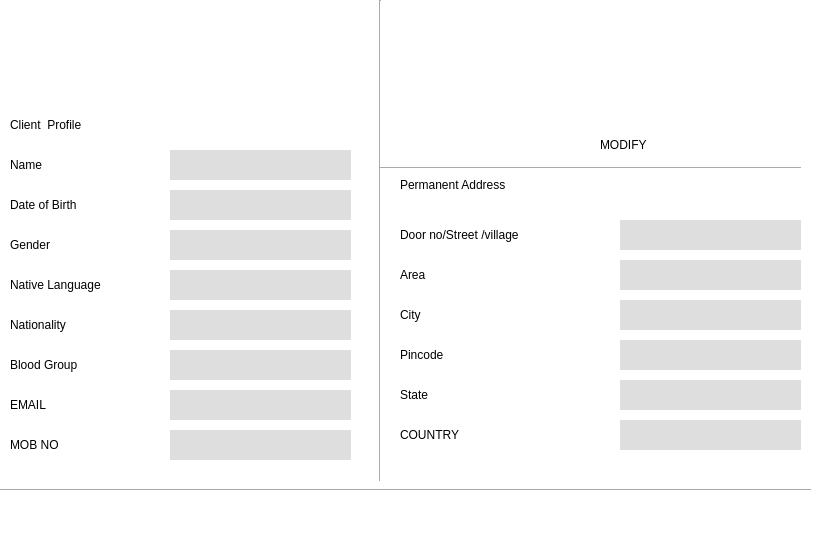
<?xml version="1.0" encoding="UTF-8"?>
<ui version="4.0">
 <class>MainWindow</class>
 <widget class="QMainWindow" name="MainWindow">
  <property name="geometry">
   <rect>
    <x>0</x>
    <y>0</y>
    <width>830</width>
    <height>533</height>
   </rect>
  </property>
  <property name="windowTitle">
   <string>CIDAS</string>
  </property>
  <property name="styleSheet">
   <string notr="true">background-color: rgb(255, 255, 255);</string>
  </property>
  <widget class="QWidget" name="centralwidget">
   <widget class="QLabel" name="label">
    <property name="geometry">
     <rect>
      <x>10</x>
      <y>150</y>
      <width>81</width>
      <height>30</height>
     </rect>
    </property>
    <property name="styleSheet">
     <string notr="true">font: 16pt &quot;Segoe UI Emoji&quot;;</string>
    </property>
    <property name="text">
     <string>Name</string>
    </property>
   </widget>
   <widget class="QLabel" name="label_3">
    <property name="geometry">
     <rect>
      <x>10</x>
      <y>230</y>
      <width>171</width>
      <height>30</height>
     </rect>
    </property>
    <property name="styleSheet">
     <string notr="true">font: 16pt &quot;Segoe UI Emoji&quot;;</string>
    </property>
    <property name="text">
     <string>Gender</string>
    </property>
   </widget>
   <widget class="QLabel" name="label_4">
    <property name="geometry">
     <rect>
      <x>10</x>
      <y>270</y>
      <width>171</width>
      <height>30</height>
     </rect>
    </property>
    <property name="styleSheet">
     <string notr="true">font: 16pt &quot;Segoe UI Emoji&quot;;</string>
    </property>
    <property name="text">
     <string>Native Language</string>
    </property>
   </widget>
   <widget class="QLabel" name="label_2">
    <property name="geometry">
     <rect>
      <x>10</x>
      <y>190</y>
      <width>161</width>
      <height>30</height>
     </rect>
    </property>
    <property name="styleSheet">
     <string notr="true">font: 16pt &quot;Segoe UI Emoji&quot;;</string>
    </property>
    <property name="text">
     <string>Date of Birth</string>
    </property>
   </widget>
   <widget class="QLabel" name="label_5">
    <property name="geometry">
     <rect>
      <x>10</x>
      <y>110</y>
      <width>231</width>
      <height>30</height>
     </rect>
    </property>
    <property name="styleSheet">
     <string notr="true">font: 16pt &quot;Segoe UI Emoji&quot;;
font: 75 24pt &quot;Segoe UI Emoji&quot;;</string>
    </property>
    <property name="text">
     <string>Client  Profile </string>
    </property>
   </widget>
   <widget class="QLabel" name="label_6">
    <property name="geometry">
     <rect>
      <x>10</x>
      <y>310</y>
      <width>221</width>
      <height>30</height>
     </rect>
    </property>
    <property name="styleSheet">
     <string notr="true">font: 16pt &quot;Segoe UI Emoji&quot;;</string>
    </property>
    <property name="text">
     <string>Nationality</string>
    </property>
   </widget>
   <widget class="QLabel" name="label_7">
    <property name="geometry">
     <rect>
      <x>10</x>
      <y>350</y>
      <width>221</width>
      <height>30</height>
     </rect>
    </property>
    <property name="styleSheet">
     <string notr="true">font: 16pt &quot;Segoe UI Emoji&quot;;</string>
    </property>
    <property name="text">
     <string>Blood Group</string>
    </property>
   </widget>
   <widget class="QLabel" name="label_8">
    <property name="geometry">
     <rect>
      <x>400</x>
      <y>170</y>
      <width>291</width>
      <height>30</height>
     </rect>
    </property>
    <property name="styleSheet">
     <string notr="true">font: 16pt &quot;Segoe UI Emoji&quot;;
font: 75 24pt &quot;Segoe UI Emoji&quot;;</string>
    </property>
    <property name="text">
     <string>Permanent Address</string>
    </property>
   </widget>
   <widget class="QLabel" name="label_9">
    <property name="geometry">
     <rect>
      <x>400</x>
      <y>220</y>
      <width>221</width>
      <height>30</height>
     </rect>
    </property>
    <property name="styleSheet">
     <string notr="true">font: 16pt &quot;Segoe UI Emoji&quot;;</string>
    </property>
    <property name="text">
     <string>Door no/Street /village</string>
    </property>
   </widget>
   <widget class="QLabel" name="label_10">
    <property name="geometry">
     <rect>
      <x>400</x>
      <y>260</y>
      <width>221</width>
      <height>30</height>
     </rect>
    </property>
    <property name="styleSheet">
     <string notr="true">font: 16pt &quot;Segoe UI Emoji&quot;;</string>
    </property>
    <property name="text">
     <string>Area</string>
    </property>
   </widget>
   <widget class="QLabel" name="label_11">
    <property name="geometry">
     <rect>
      <x>400</x>
      <y>340</y>
      <width>221</width>
      <height>30</height>
     </rect>
    </property>
    <property name="styleSheet">
     <string notr="true">font: 16pt &quot;Segoe UI Emoji&quot;;</string>
    </property>
    <property name="text">
     <string>Pincode</string>
    </property>
   </widget>
   <widget class="QLabel" name="label_12">
    <property name="geometry">
     <rect>
      <x>400</x>
      <y>380</y>
      <width>221</width>
      <height>30</height>
     </rect>
    </property>
    <property name="styleSheet">
     <string notr="true">font: 16pt &quot;Segoe UI Emoji&quot;;</string>
    </property>
    <property name="text">
     <string>State</string>
    </property>
   </widget>
   <widget class="QLabel" name="label_13">
    <property name="geometry">
     <rect>
      <x>400</x>
      <y>300</y>
      <width>221</width>
      <height>30</height>
     </rect>
    </property>
    <property name="styleSheet">
     <string notr="true">font: 16pt &quot;Segoe UI Emoji&quot;;</string>
    </property>
    <property name="text">
     <string>City</string>
    </property>
   </widget>
   <widget class="QLabel" name="label_14">
    <property name="geometry">
     <rect>
      <x>10</x>
      <y>430</y>
      <width>161</width>
      <height>30</height>
     </rect>
    </property>
    <property name="styleSheet">
     <string notr="true">font: 16pt &quot;Segoe UI Emoji&quot;;</string>
    </property>
    <property name="text">
     <string>MOB NO</string>
    </property>
   </widget>
   <widget class="QLabel" name="label_15">
    <property name="geometry">
     <rect>
      <x>10</x>
      <y>390</y>
      <width>151</width>
      <height>30</height>
     </rect>
    </property>
    <property name="styleSheet">
     <string notr="true">font: 16pt &quot;Segoe UI Emoji&quot;;</string>
    </property>
    <property name="text">
     <string>EMAIL</string>
    </property>
   </widget>
   <widget class="QLabel" name="label_16">
    <property name="geometry">
     <rect>
      <x>400</x>
      <y>420</y>
      <width>221</width>
      <height>30</height>
     </rect>
    </property>
    <property name="styleSheet">
     <string notr="true">font: 16pt &quot;Segoe UI Emoji&quot;;</string>
    </property>
    <property name="text">
     <string>COUNTRY</string>
    </property>
   </widget>
   <widget class="QLabel" name="label_17">
    <property name="geometry">
     <rect>
      <x>170</x>
      <y>150</y>
      <width>181</width>
      <height>30</height>
     </rect>
    </property>
    <property name="styleSheet">
     <string notr="true">font: 16pt &quot;Segoe UI Emoji&quot;;
background-color: rgb(222, 222, 222);</string>
    </property>
    <property name="text">
     <string/>
    </property>
   </widget>
   <widget class="QLabel" name="label_18">
    <property name="geometry">
     <rect>
      <x>170</x>
      <y>190</y>
      <width>181</width>
      <height>30</height>
     </rect>
    </property>
    <property name="styleSheet">
     <string notr="true">font: 16pt &quot;Segoe UI Emoji&quot;;
background-color: rgb(222, 222, 222);</string>
    </property>
    <property name="text">
     <string/>
    </property>
   </widget>
   <widget class="QLabel" name="label_19">
    <property name="geometry">
     <rect>
      <x>170</x>
      <y>230</y>
      <width>181</width>
      <height>30</height>
     </rect>
    </property>
    <property name="styleSheet">
     <string notr="true">font: 16pt &quot;Segoe UI Emoji&quot;;
background-color: rgb(222, 222, 222);</string>
    </property>
    <property name="text">
     <string/>
    </property>
   </widget>
   <widget class="QLabel" name="label_20">
    <property name="geometry">
     <rect>
      <x>170</x>
      <y>270</y>
      <width>181</width>
      <height>30</height>
     </rect>
    </property>
    <property name="styleSheet">
     <string notr="true">font: 16pt &quot;Segoe UI Emoji&quot;;
background-color: rgb(222, 222, 222);</string>
    </property>
    <property name="text">
     <string/>
    </property>
   </widget>
   <widget class="QLabel" name="label_21">
    <property name="geometry">
     <rect>
      <x>170</x>
      <y>310</y>
      <width>181</width>
      <height>30</height>
     </rect>
    </property>
    <property name="styleSheet">
     <string notr="true">font: 16pt &quot;Segoe UI Emoji&quot;;
background-color: rgb(222, 222, 222);</string>
    </property>
    <property name="text">
     <string/>
    </property>
   </widget>
   <widget class="QLabel" name="label_22">
    <property name="geometry">
     <rect>
      <x>170</x>
      <y>350</y>
      <width>181</width>
      <height>30</height>
     </rect>
    </property>
    <property name="styleSheet">
     <string notr="true">font: 16pt &quot;Segoe UI Emoji&quot;;
background-color: rgb(222, 222, 222);</string>
    </property>
    <property name="text">
     <string/>
    </property>
   </widget>
   <widget class="QLabel" name="label_23">
    <property name="geometry">
     <rect>
      <x>170</x>
      <y>390</y>
      <width>181</width>
      <height>30</height>
     </rect>
    </property>
    <property name="styleSheet">
     <string notr="true">font: 16pt &quot;Segoe UI Emoji&quot;;
background-color: rgb(222, 222, 222);</string>
    </property>
    <property name="text">
     <string/>
    </property>
   </widget>
   <widget class="QLabel" name="label_24">
    <property name="geometry">
     <rect>
      <x>170</x>
      <y>430</y>
      <width>181</width>
      <height>30</height>
     </rect>
    </property>
    <property name="styleSheet">
     <string notr="true">font: 16pt &quot;Segoe UI Emoji&quot;;
background-color: rgb(222, 222, 222);</string>
    </property>
    <property name="text">
     <string/>
    </property>
   </widget>
   <widget class="QLabel" name="label_26">
    <property name="geometry">
     <rect>
      <x>620</x>
      <y>380</y>
      <width>181</width>
      <height>30</height>
     </rect>
    </property>
    <property name="styleSheet">
     <string notr="true">font: 16pt &quot;Segoe UI Emoji&quot;;
background-color: rgb(222, 222, 222);</string>
    </property>
    <property name="text">
     <string/>
    </property>
   </widget>
   <widget class="QLabel" name="label_27">
    <property name="geometry">
     <rect>
      <x>620</x>
      <y>420</y>
      <width>181</width>
      <height>30</height>
     </rect>
    </property>
    <property name="styleSheet">
     <string notr="true">font: 16pt &quot;Segoe UI Emoji&quot;;
background-color: rgb(222, 222, 222);</string>
    </property>
    <property name="text">
     <string/>
    </property>
   </widget>
   <widget class="QLabel" name="label_28">
    <property name="geometry">
     <rect>
      <x>620</x>
      <y>340</y>
      <width>181</width>
      <height>30</height>
     </rect>
    </property>
    <property name="styleSheet">
     <string notr="true">font: 16pt &quot;Segoe UI Emoji&quot;;
background-color: rgb(222, 222, 222);</string>
    </property>
    <property name="text">
     <string/>
    </property>
   </widget>
   <widget class="QLabel" name="label_29">
    <property name="geometry">
     <rect>
      <x>620</x>
      <y>220</y>
      <width>181</width>
      <height>30</height>
     </rect>
    </property>
    <property name="styleSheet">
     <string notr="true">font: 16pt &quot;Segoe UI Emoji&quot;;
background-color: rgb(222, 222, 222);</string>
    </property>
    <property name="text">
     <string/>
    </property>
   </widget>
   <widget class="QLabel" name="label_30">
    <property name="geometry">
     <rect>
      <x>620</x>
      <y>260</y>
      <width>181</width>
      <height>30</height>
     </rect>
    </property>
    <property name="styleSheet">
     <string notr="true">font: 16pt &quot;Segoe UI Emoji&quot;;
background-color: rgb(222, 222, 222);</string>
    </property>
    <property name="text">
     <string/>
    </property>
   </widget>
   <widget class="QLabel" name="label_31">
    <property name="geometry">
     <rect>
      <x>620</x>
      <y>300</y>
      <width>181</width>
      <height>30</height>
     </rect>
    </property>
    <property name="styleSheet">
     <string notr="true">font: 16pt &quot;Segoe UI Emoji&quot;;
background-color: rgb(222, 222, 222);</string>
    </property>
    <property name="text">
     <string/>
    </property>
   </widget>
   <widget class="Line" name="line">
    <property name="geometry">
     <rect>
      <x>0</x>
      <y>480</y>
      <width>811</width>
      <height>21</height>
     </rect>
    </property>
    <property name="orientation">
     <enum>Qt::Horizontal</enum>
    </property>
   </widget>
   <widget class="Line" name="line_2">
    <property name="geometry">
     <rect>
      <x>370</x>
      <y>0</y>
      <width>20</width>
      <height>481</height>
     </rect>
    </property>
    <property name="orientation">
     <enum>Qt::Vertical</enum>
    </property>
   </widget>
   <widget class="QLabel" name="label_25">
    <property name="geometry">
     <rect>
      <x>390</x>
      <y>0</y>
      <width>201</width>
      <height>161</height>
     </rect>
    </property>
    <property name="text">
     <string/>
    </property>
    <property name="pixmap">
     <pixmap>images/PROFILE.jpg</pixmap>
    </property>
   </widget>
   <widget class="QLabel" name="label_32">
    <property name="geometry">
     <rect>
      <x>600</x>
      <y>130</y>
      <width>81</width>
      <height>30</height>
     </rect>
    </property>
    <property name="styleSheet">
     <string notr="true">font: 16pt &quot;Segoe UI Emoji&quot;;</string>
    </property>
    <property name="text">
     <string>MODIFY </string>
    </property>
   </widget>
   <widget class="Line" name="line_3">
    <property name="geometry">
     <rect>
      <x>380</x>
      <y>160</y>
      <width>421</width>
      <height>16</height>
     </rect>
    </property>
    <property name="orientation">
     <enum>Qt::Horizontal</enum>
    </property>
   </widget>
   <widget class="QLabel" name="label_33">
    <property name="geometry">
     <rect>
      <x>20</x>
      <y>-70</y>
      <width>281</width>
      <height>271</height>
     </rect>
    </property>
    <property name="text">
     <string/>
    </property>
    <property name="pixmap">
     <pixmap>images/images.png</pixmap>
    </property>
   </widget>
   <zorder>label_33</zorder>
   <zorder>label</zorder>
   <zorder>label_3</zorder>
   <zorder>label_4</zorder>
   <zorder>label_2</zorder>
   <zorder>label_5</zorder>
   <zorder>label_6</zorder>
   <zorder>label_7</zorder>
   <zorder>label_8</zorder>
   <zorder>label_9</zorder>
   <zorder>label_10</zorder>
   <zorder>label_11</zorder>
   <zorder>label_12</zorder>
   <zorder>label_13</zorder>
   <zorder>label_14</zorder>
   <zorder>label_15</zorder>
   <zorder>label_16</zorder>
   <zorder>label_17</zorder>
   <zorder>label_18</zorder>
   <zorder>label_19</zorder>
   <zorder>label_20</zorder>
   <zorder>label_21</zorder>
   <zorder>label_22</zorder>
   <zorder>label_23</zorder>
   <zorder>label_24</zorder>
   <zorder>label_26</zorder>
   <zorder>label_27</zorder>
   <zorder>label_28</zorder>
   <zorder>label_29</zorder>
   <zorder>label_30</zorder>
   <zorder>label_31</zorder>
   <zorder>line</zorder>
   <zorder>line_2</zorder>
   <zorder>label_25</zorder>
   <zorder>label_32</zorder>
   <zorder>line_3</zorder>
  </widget>
  <widget class="QMenuBar" name="menubar">
   <property name="geometry">
    <rect>
     <x>0</x>
     <y>0</y>
     <width>830</width>
     <height>21</height>
    </rect>
   </property>
  </widget>
  <widget class="QStatusBar" name="statusbar"/>
 </widget>
 <resources/>
 <connections/>
</ui>
